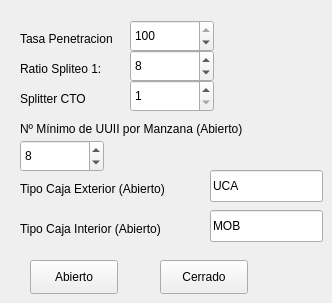
        <widget class="QWidget" name="tab_10">
         <attribute name="title">
          <string>Splitters Distribución</string>
         </attribute>
         <widget class="QLabel" name="label_14">
          <property name="geometry">
           <rect>
            <x>20</x>
            <y>90</y>
            <width>81</width>
            <height>18</height>
           </rect>
          </property>
          <property name="text">
           <string>Splitter CTO</string>
          </property>
         </widget>
         <widget class="QSpinBox" name="spinBox_Ratio_Spliteo">
          <property name="geometry">
           <rect>
            <x>130</x>
            <y>50</y>
            <width>84</width>
            <height>32</height>
           </rect>
          </property>
          <property name="maximum">
           <number>96</number>
          </property>
          <property name="singleStep">
           <number>8</number>
          </property>
          <property name="value">
           <number>8</number>
          </property>
         </widget>
         <widget class="QSpinBox" name="spinBox_tasa_pen">
          <property name="geometry">
           <rect>
            <x>130</x>
            <y>20</y>
            <width>84</width>
            <height>32</height>
           </rect>
          </property>
          <property name="maximum">
           <number>100</number>
          </property>
          <property name="singleStep">
           <number>10</number>
          </property>
          <property name="value">
           <number>100</number>
          </property>
         </widget>
         <widget class="QLabel" name="label_18">
          <property name="geometry">
           <rect>
            <x>20</x>
            <y>60</y>
            <width>91</width>
            <height>18</height>
           </rect>
          </property>
          <property name="text">
           <string>Ratio Spliteo 1:</string>
          </property>
         </widget>
         <widget class="QSpinBox" name="spinBox_splitters_cto">
          <property name="geometry">
           <rect>
            <x>130</x>
            <y>80</y>
            <width>84</width>
            <height>32</height>
           </rect>
          </property>
          <property name="minimum">
           <number>1</number>
          </property>
          <property name="maximum">
           <number>12</number>
          </property>
         </widget>
         <widget class="QLabel" name="label_11">
          <property name="geometry">
           <rect>
            <x>20</x>
            <y>30</y>
            <width>111</width>
            <height>18</height>
           </rect>
          </property>
          <property name="text">
           <string>Tasa Penetracion</string>
          </property>
         </widget>
         <widget class="QPushButton" name="crea_ctos">
          <property name="geometry">
           <rect>
            <x>30</x>
            <y>260</y>
            <width>88</width>
            <height>34</height>
           </rect>
          </property>
          <property name="text">
           <string>Abierto</string>
          </property>
         </widget>
         <widget class="QLabel" name="label_15">
          <property name="geometry">
           <rect>
            <x>20</x>
            <y>180</y>
            <width>181</width>
            <height>18</height>
           </rect>
          </property>
          <property name="text">
           <string>Tipo Caja Exterior (Abierto)</string>
          </property>
         </widget>
         <widget class="QLabel" name="label_13">
          <property name="geometry">
           <rect>
            <x>20</x>
            <y>120</y>
            <width>271</width>
            <height>18</height>
           </rect>
          </property>
          <property name="text">
           <string>Nº Mínimo de UUII por Manzana (Abierto)</string>
          </property>
         </widget>
         <widget class="QLineEdit" name="lineEdit_caja_ext">
          <property name="geometry">
           <rect>
            <x>210</x>
            <y>170</y>
            <width>113</width>
            <height>32</height>
           </rect>
          </property>
          <property name="text">
           <string>UCA</string>
          </property>
         </widget>
         <widget class="QSpinBox" name="spinBox_num_min_uuii_man">
          <property name="geometry">
           <rect>
            <x>20</x>
            <y>140</y>
            <width>84</width>
            <height>32</height>
           </rect>
          </property>
          <property name="value">
           <number>8</number>
          </property>
         </widget>
         <widget class="QLabel" name="label_16">
          <property name="geometry">
           <rect>
            <x>20</x>
            <y>220</y>
            <width>161</width>
            <height>18</height>
           </rect>
          </property>
          <property name="text">
           <string>Tipo Caja Interior (Abierto)</string>
          </property>
         </widget>
         <widget class="QLineEdit" name="lineEdit_caja_int">
          <property name="geometry">
           <rect>
            <x>210</x>
            <y>210</y>
            <width>113</width>
            <height>32</height>
           </rect>
          </property>
          <property name="text">
           <string>MOB</string>
          </property>
         </widget>
         <widget class="QPushButton" name="crea_ctos_cerrado">
          <property name="geometry">
           <rect>
            <x>160</x>
            <y>260</y>
            <width>88</width>
            <height>34</height>
           </rect>
          </property>
          <property name="text">
           <string>Cerrado</string>
          </property>
         </widget>
        </widget>
